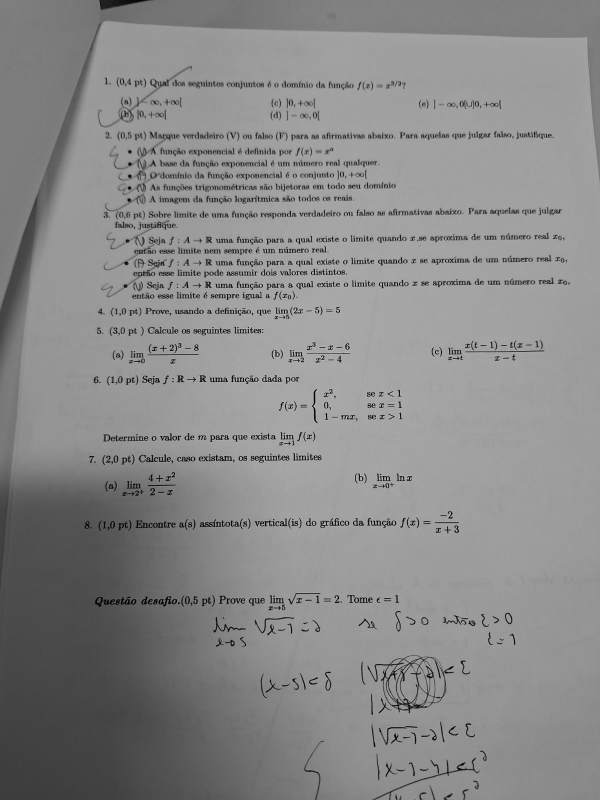
#> input picture Resultados/filtros/realce/documento_original.png, 1200 x 1600 px, given as the content of the folder imgs, which was not available (shown at 1/2 size)
$ python Realce.py
#> lines starting #> are read from the running program, lines starting #| are printed output that depends on the picture; pictures that were not available may be replaced by others from this repository, and a replacement may not be noted
#Unsharp masking, High boost, Laplaciano
import skimage as ski
import cv2
from skimage.color import rgb2gray
import matplotlib.pyplot as plt
import os

for filename in os.listdir("imgs"):
    img = os.path.join("imgs", filename)
    img = ski.io.imread(img)
#> img is the input picture: shape (1600, 1200); min 0, max 203, mean 137.5
    img = rgb2gray(img)

    import numpy as np

    img_nitido = ski.filters.unsharp_mask(img, radius=1, amount=1)
    img_laplace = ski.filters.laplace(img)
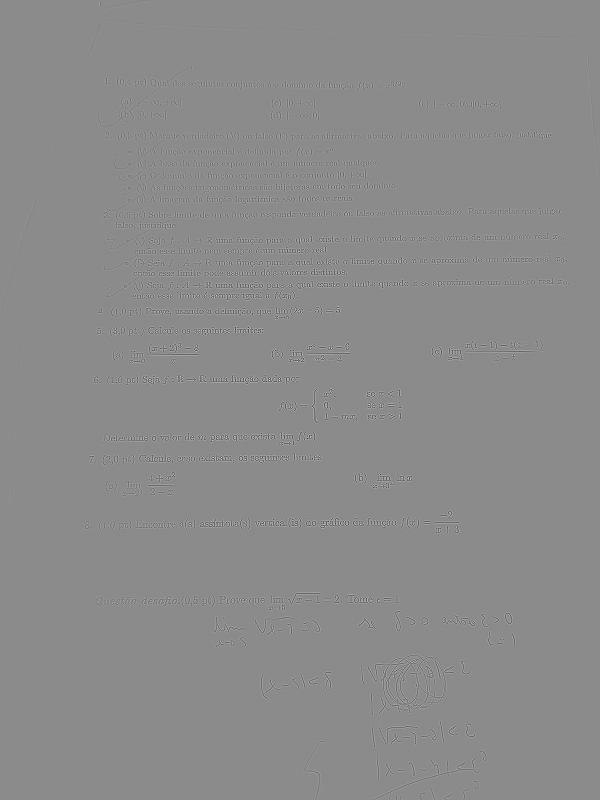
#> img_laplace: shape (1600, 1200) float64 (shown at 1/2 size); min -1.71, max 1.42, mean 4.71e-19; drawn with min black and max white
    # Adicionar 0.5 e clipar entre 0 e 1 para visualização correta
    img_laplace_127 = np.clip(img_laplace + 0.5, 0, 1)
    img_high_boost = img + 1.5 * img_laplace
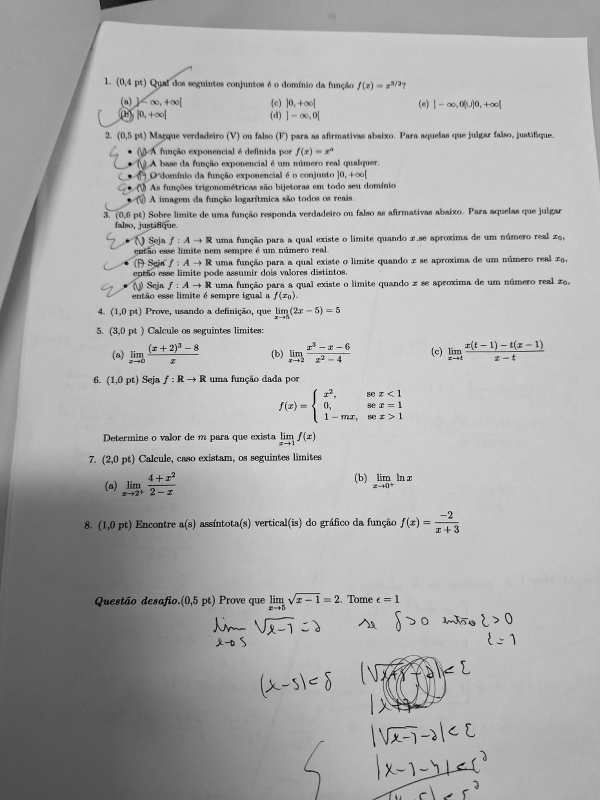
#> img_high_boost: shape (1600, 1200) float64 (shown at 1/2 size); min -2.01, max 204.1, mean 137.5; drawn with min black and max white


    # Salvamento Individual
    os.makedirs('Resultados/filtros/realce', exist_ok=True)
    base_name = os.path.splitext(filename)[0]

    # Converter para uint8 para salvar
    img_uint8 = (img * 255).astype(np.uint8)
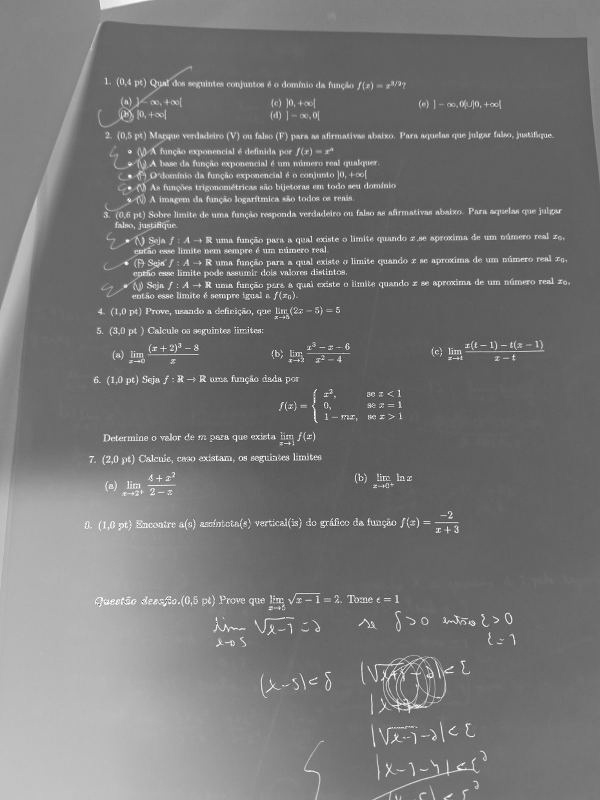
#> img_uint8: shape (1600, 1200) (shown at 1/2 size); min 0, max 255, mean 118.4
    img_nitido_uint8 = np.clip(img_nitido * 255, 0, 255).astype(np.uint8)
    img_laplace_uint8 = np.clip((img_laplace + 1) * 127.5, 0, 255).astype(np.uint8)
    img_laplace_127_uint8 = np.clip(img_laplace_127 * 255, 0, 255).astype(np.uint8)
    img_high_boost_uint8 = np.clip(img_high_boost * 255, 0, 255).astype(np.uint8)
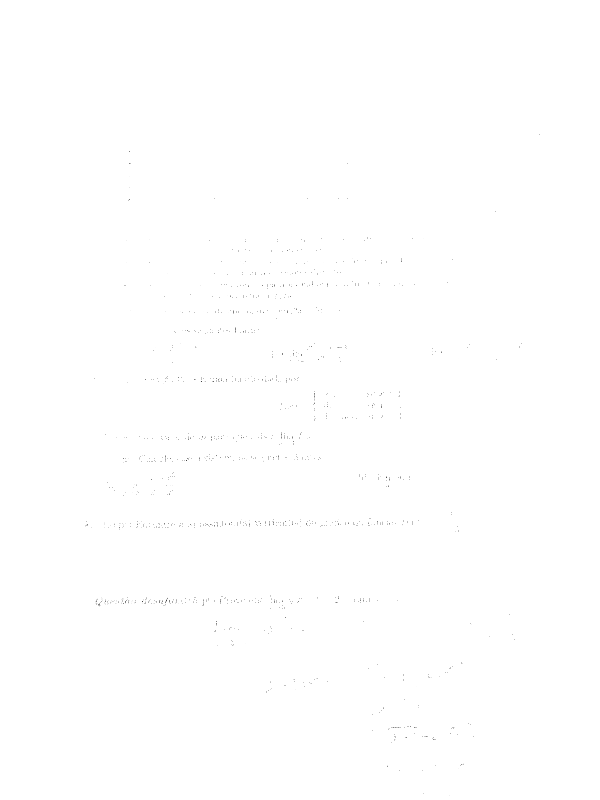
#> img_high_boost_uint8: shape (1600, 1200) (shown at 1/2 size); min 0, max 255, mean 254.8

    cv2.imwrite(f'Resultados/filtros/realce/{base_name}_original.png', img_uint8)
    cv2.imwrite(f'Resultados/filtros/realce/{base_name}_nitido.png', img_nitido_uint8)
    cv2.imwrite(f'Resultados/filtros/realce/{base_name}_laplaciano.png', img_laplace_uint8)
    cv2.imwrite(f'Resultados/filtros/realce/{base_name}_laplaciano_127.png', img_laplace_127_uint8)
    cv2.imwrite(f'Resultados/filtros/realce/{base_name}_high_boost.png', img_high_boost_uint8)

    print(f"Salvo: {base_name} - 5 imagens de realce")
